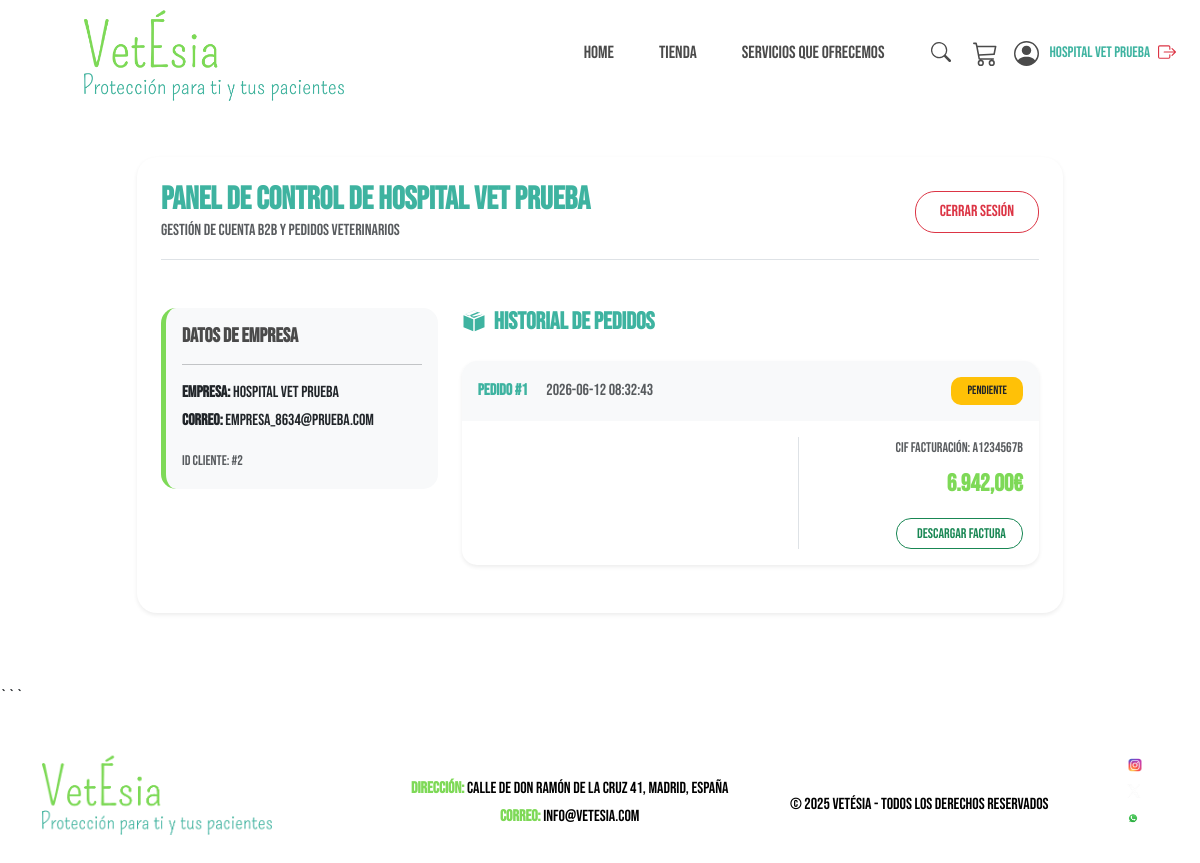
/cuenta.html (signed in), run on the app's committed database.
### tables this page shows
CREATE TABLE pedidos (
            id INTEGER PRIMARY KEY AUTOINCREMENT,
            usuario_id INTEGER,
            empresa TEXT NOT NULL,
            email TEXT NOT NULL,
            cif TEXT NOT NULL,
            contacto TEXT NOT NULL,
            telefono TEXT NOT NULL,
            zona TEXT NOT NULL,
            municipio TEXT NOT NULL,
            direccion TEXT NOT NULL,
            codigo_postal TEXT NOT NULL,
            titular_cuenta TEXT NOT NULL,
            iban TEXT NOT NULL,
            banco TEXT NOT NULL,
            subtotal REAL NOT NULL,
            iva REAL NOT NULL,
            total REAL NOT NULL,
            estado TEXT DEFAULT 'pendiente',
            fecha TIMESTAMP DEFAULT CURRENT_TIMESTAMP,
            FOREIGN KEY (usuario_id) REFERENCES usuarios (id)
        );

### app.py (the view, shortened to what this page needs)
@app.route('/cuenta.html', methods=['GET', 'POST'])
def cuenta():
    if 'user_id' in session:
        conn = get_db_connection()
        pedidos_db = conn.execute(
            'SELECT * FROM pedidos WHERE usuario_id = ? ORDER BY fecha DESC',
            (session['user_id'],)
        ).fetchall()
        pedidos = []
        for p in pedidos_db:
            items = conn.execute('''
                SELECT dp.*, prod.nombre, prod.imagen_url
                FROM detalles_pedido dp
                JOIN productos prod ON dp.producto_id = prod.id
                WHERE dp.pedido_id = ?
            ''', (p['id'],)).fetchall()
            pedidos.append({
                'id': p['id'],
                'cif': p['cif'],
                'fecha': p['fecha'],
                'total': p['total'],
                'estado': p['estado'],
                'articulos': items
            })
        conn.close()
        return render_template('cuenta.html', pedidos=pedidos)
    return render_template('cuenta.html')

### app.py (called while the page is built)
def get_db_connection():
    db_path = os.path.join(os.path.dirname(__file__), 'database.db')
    conn = sqlite3.connect(db_path)
    conn.row_factory = sqlite3.Row
    return conn

@app.context_processor
def inject_global_data():
    cart = session.get('cart', {})
    cart_count = sum(cart.values())
    logged_in = 'user_id' in session
    user_name = session.get('user_name', '')
    return dict(cart_count=cart_count, logged_in=logged_in, user_name=user_name)

### templates/cuenta.html (shortened to what this page needs)
<!DOCTYPE html>
<html lang="es">
<head>
    <link href="https://cdn.jsdelivr.net/npm/bootstrap@5.3.3/dist/css/bootstrap.min.css" rel="stylesheet">
    <link rel="stylesheet" href="/static/css/vetesia.css">
</head>
<body>
    <div class="container-1 d-flex justify-content-between align-items-center px-4">
        <a href="/"><img src="/static/fotos/logo.webp" alt="Logo Editor de Ropa" class="logo-1"></a>
        <div class="d-flex align-items-center">
            <ul class="nav mb-0 me-4">
                <li class="nav-item">
                    <a href="/" class="nav-link">Home</a>
                </li>
                <li class="nav-item">
                    <a href="/tienda.html" class="nav-link">Tienda</a>
                </li>
                <li class="nav-item">
                    <a href="/servicios.html" class="nav-link">Servicios que ofrecemos</a>
                </li>
            </ul>
            <div class="header-icons d-flex align-items-center">
                <div class="search-box">
                    <button class="search-btn" onclick="event.preventDefault(); this.previousElementSibling.focus();">
                    </button>
                </div>
                <a href="/carrito.html" class="icon-link ms-3 position-relative" title="Carrito de Compras">
                </a>
                <a href="/cuenta.html" class="icon-link ms-3 d-flex align-items-center text-decoration-none" title="{% if logged_in %}Sesión iniciada como {{ user_name }}{% else %}Mi Cuenta{% endif %}" style="color: inherit;">
                    {% if logged_in %}
                    <span class="ms-1 d-none d-lg-inline" style="font-size: 0.95rem; color: #3eb3a0; font-weight: 500; max-width: 120px; overflow: hidden; text-overflow: ellipsis; white-space: nowrap;">
                        {{ user_name }}
                    </span>
                    <a href="/logout" class="ms-2 text-danger" title="Cerrar Sesión">
                    </a>
                    {% endif %}
                </a>
            </div>
        </div>
    </div>
    <div class="container" style="min-height: 60vh; margin-top: 50px; margin-bottom: 50px;">
        {% if logged_in %}
        <div class="row justify-content-center">
            <div class="col-md-10">
                <div class="card shadow-sm border-0 p-4" style="border-radius: 20px;">
                    <div class="d-flex justify-content-between align-items-center border-bottom pb-3 mb-4">
                        <div>
                            <h2 style="color: #3eb3a0; font-weight: 700;" class="mb-0">Panel de Control de {{ user_name }}</h2>
                            <p class="text-muted mb-0">Gestión de cuenta B2B y pedidos veterinarios</p>
                        </div>
                        <a href="/logout" class="btn btn-outline-danger px-4 py-2" style="border-radius: 20px;">Cerrar Sesión</a>
                    </div>
                    {% if session.get('user_email') == 'admin@vetesia.com' %}
                    <div class="row mt-4 justify-content-center py-4">
                        <div class="col-md-8 text-center">
                            <div class="p-5 bg-light shadow-sm" style="border-radius: 20px; border-top: 5px solid #3eb3a0;">
                                <i class="bi bi-shield-lock-fill text-success" style="font-size: 5rem;"></i>
                                <h3 class="fw-bold mt-3" style="color: #4a4a4a;">Acceso de Administrador Autorizado</h3>
                                <p class="text-muted fs-5">Tienes permisos totales para gestionar clientes, monitorizar pedidos y exportar reportes oficiales.</p>
                                <hr class="my-4">
                                <a href="/admin.html" class="btn btn-success px-5 py-3 fs-5" style="border-radius: 30px; font-weight: 600;">
                                    <i class="bi bi-speedometer2 me-2"></i>Ir al Panel de Administración
                                </a>
                            </div>
                        </div>
                    </div>
                    {% else %}
                    <div class="row mt-4">
                        <div class="col-lg-4 mb-4">
                            <div class="p-3 bg-light" style="border-radius: 15px; border-left: 5px solid #7ed957;">
                                <h5 class="fw-bold" style="color: #4a4a4a;">Datos de Empresa</h5>
                                <hr>
                                <p class="mb-1"><strong>Empresa:</strong> {{ user_name }}</p>
                                <p class="mb-3"><strong>Correo:</strong> {{ session.get('user_email', '') }}</p>
                                <small class="text-muted">ID Cliente: #{{ session.get('user_id', '') }}</small>
                            </div>
                        </div>
                        <div class="col-lg-8">
                            <h4 class="fw-bold mb-4" style="color: #3eb3a0;">Historial de Pedidos</h4>
                            {% if not pedidos %}
                            <div class="text-center py-4 bg-light" style="border-radius: 15px;">
                                <p class="text-muted mb-0">Aún no has tramitado ningún pedido con nosotros.</p>
                                <a href="/tienda.html" class="btn btn-custom btn-sm mt-3 px-4">Ir a la Tienda</a>
                            </div>
                            {% else %}
                                {% for pedido in pedidos %}
                                <div class="card mb-4 border-0 shadow-sm" style="border-radius: 15px; overflow: hidden;">
                                    <div class="card-header bg-light d-flex justify-content-between align-items-center py-3 border-0">
                                        <div>
                                            <span class="fw-bold" style="color: #3eb3a0;">Pedido #{{ pedido.id }}</span>
                                            <span class="text-muted ms-3">{{ pedido.fecha }}</span>
                                        </div>
                                        <span class="badge bg-warning text-dark py-2 px-3" style="border-radius: 10px; font-weight: 500;">
                                            {{ pedido.estado | upper }}
                                        </span>
                                    </div>
                                    <div class="card-body">
                                        <div class="row">
                                            <div class="col-md-7">
                                            </div>
                                            <div class="col-md-5 text-end border-start">
                                                <small class="text-muted d-block">CIF Facturación: {{ pedido.cif }}</small>
                                                <span class="fs-4 fw-bold mt-2 d-block" style="color: #7ed957;">{{ "{:,.2f}".format(pedido.total).replace(",", "X").replace(".", ",").replace("X", ".") }}€</span>
                                                <a href="/factura/{{ pedido.id }}.pdf" class="btn btn-outline-success btn-sm mt-3 px-3 py-1 d-inline-flex align-items-center gap-1" style="border-radius: 15px;">
                                                     Descargar Factura
                                                </a>
                                            </div>
                                        </div>
                                    </div>
                                </div>
                                {% endfor %}
                            {% endif %}
                        </div>
                    </div>
                    {% endif %}
                </div>
            </div>
        </div>
        {% endif %}
    </div>
```
    <footer class="gradient-footer text-white text-center ">
        <div class="container">
            <img src="/static/fotos/logo.webp" alt="Logo Editor de Ropa" class="logo mb-2">
            <div class="contact-info mt-3" style="color: black;">
                <p class="mb-1" style="color: black;"><strong>Dirección:</strong> Calle de Don Ramón de la Cruz 41, Madrid, España</p>
                <p class="mb-1" style="color: black;"><strong>Correo:</strong> <a href="mailto:info@vetésia.com" style="color: black; text-decoration: none;">info@vetesia.com</a></p>
            </div>
            <p class="mt-3 mb-0" style="color: black;">&copy; 2025 VetÉsia - Todos los derechos reservados</p>
            <div class="social-icons">
                <a href="https://www.instagram.com/nazth09?igsh=MWoxYXZ6N2pyczA1Ng%3D%3D&utm_source=qr" target="_blank" class="mx-2">
                    <img src="/static/fotos/Instagram.png" alt="Instagram" class="social-logo">
                </a>
                <a href="https://x.com/nathansmf?s=11&t=5QyMTIlgbGhRkPTGuh2HUg" target="_blank" class="mx-2">
                    <img src="/static/fotos/pixelcut-export.png" alt="Twitter" class="social-logo">
                </a>
                <a href="https://wa.me/691019799" target="_blank" class="whatsapp">
                    <img src="/static/fotos/Whatsapp.png" alt="WhatsApp" class="social-logo">
                </a>
            </div>
        </div>
    </footer>
</body>
</html>

### static/css/vetesia.css (style rules this page uses)
body { font-family: "Bebas Neue", serif; font-weight: 20px; text-transform: none; height: 100%; margin: 0; min-height: 100vh; }
.container-1 img { align-items: flex-start; width: 600px; }
h2 { color: #7ed957; }
.logo { max-width: 230px; height: auto; }
.logo-1 { max-width: 320px; height: auto; padding-left: 60px; padding-top: 5px; padding-bottom: 6px; }
.search-box { display: flex; align-items: center; }
.search-btn { background: none !important; border: none !important; outline: none; cursor: pointer; z-index: 2; }
.nav-icon { width: 25px !important; height: auto !important; }
.nav-icon-search { width: 20px !important; height: auto !important; }
.nav { display: flex; justify-content: flex-end; align-items: center; gap: 15px; margin-left: auto; }
.nav .nav-link { color: #4a4a4a; font-size: 1.1rem; padding: 10px 15px; border-radius: 8px; transition: all 0.3s ease; text-decoration: none; }
.cart-icon-svg, .nav-svg-icon { color: #4a4a4a; transition: color 0.3s ease; }
footer { flex: 1; font-family: "Bebas Neue", serif; font-weight: 20px; font-style: normal; color: rgb(0, 0, 0); font-size: 16px; padding: 40px 0; display: flex; justify-content: space-between; align-items: center; text-align: left; width: 100%; margin-top: auto; }
.contact-info strong { color: #7ed957; font-size: 16px; }
footer .container { display: flex; justify-content: space-between; width: 100%; align-items: center; }
.social-icons { display: flex; flex-direction: column; align-items: flex-end; margin-bottom: 10px; }
.social-logo { max-height: 20px; margin-bottom: 5px; }
.whatsapp { margin-top: 2px; margin-right: 15px; width: 20px; height: 20px; }

### data on the page
pedidos: empresa "Hospital Vet Prueba", get "empresa_8634@prueba.com", id "1", fecha "2026-06-12 08:32:43", estado "PENDIENTE", cif "A1234567B", total "6.942,00"

### other printed values
{{ session.get('user_id', '') }} "2"
